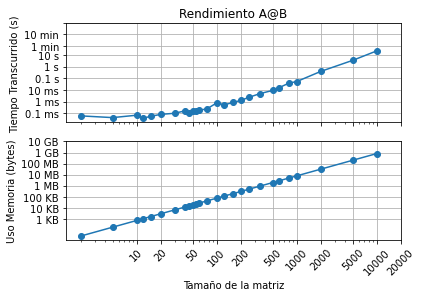

This chart was generated by the following Python code:
import numpy as np 
from numpy import zeros,float32,half,single,double,longdouble
from time import perf_counter
import matplotlib.pyplot as plt
from scipy import linalg

def matriz_laplaciana(N,dtype = float32):
    A =zeros((N,N),dtype =dtype)
    for i in range(N):
        for j in range(N):
            if i == j:
                A[i,j] = 2
            if i+1 ==j:
                A[i,j] = -1
            if i-1 == j:
                A[i,j] = -1
    return A
    
list1 = [2, 5, 10,12, 15, 20,30, 40, 45, 50, 55,60, 75, 100,125, 160, 200,250, 350, 500,600, 800, 1000,2000, 5000, 10000]
numpy_values =[]
scipy_values = []
name = ("matmul1.txt")
file=open(name,'w')    
memory = []
for N in list1:
    A = matriz_laplaciana(N,single)
    t1 = perf_counter()
    B = np.linalg.inv(A)
    t2 = perf_counter()
    dt = t2 - t1
    print(f"Para N = {N}, el tiempo transcurrido numpy = {dt} s\n")
    size = 1*(N*N)*8
    memory.append(size)
    file.write(f"{N} {dt}\n")
file.close()
   
x = [10,20,50,100,200,500,1000,2000,5000,10000,20000]
xlab = ["10","20","50","100","200","500","1000","2000","5000","10000","20000"]
y = [0.1e-3,1e-3,1e-2,0.1,1.,10.,60,60*10, 60*100]
ylab = ["0.1 ms","1 ms","10 ms","0.1 s","1 s","10 s","1 min","10 min"] #esta linea define visualmente el 
#escalado en el eje y en mili segundos, segundos y minutos
y2 = [10**3,10**4,10**5,10**6,10**7,10**8,10**9,10**10]
ylab2 = ["1 KB","10 KB","100 KB","1 MB","10 MB","100 MB","1 GB","10 GB","100 GB"]

plt.figure()
#creo el gráfico 1

plt.subplot(2,1,1)
  
times_list = []
name = ("matmul1.txt")
file = open(name,'r')
results_matrix = [[(num) for num in line.split(' ')] for line in file]
for i in range(len(list1)):
    times_yi_values = results_matrix[i][1]
    times_list.append(float(times_yi_values))

file.close()
plt.loglog(list1,times_list,"-o")
    
plt.xticks(x,[],rotation='45')
plt.yticks(y,ylab)
plt.grid() 
plt.ylabel("Tiempo Transcurrido (s) ")
plt.title("Rendimiento A@B")

#creo el grafico 2
plt.subplot(2,1,2)
plt.loglog(list1,memory,"-o")  
plt.xticks(x,xlab,rotation='45')
plt.yticks(y2,ylab2)
plt.grid() 
plt.ylabel("Uso Memoria (bytes)")
plt.xlabel("Tamaño de la matriz")
plt.show()
